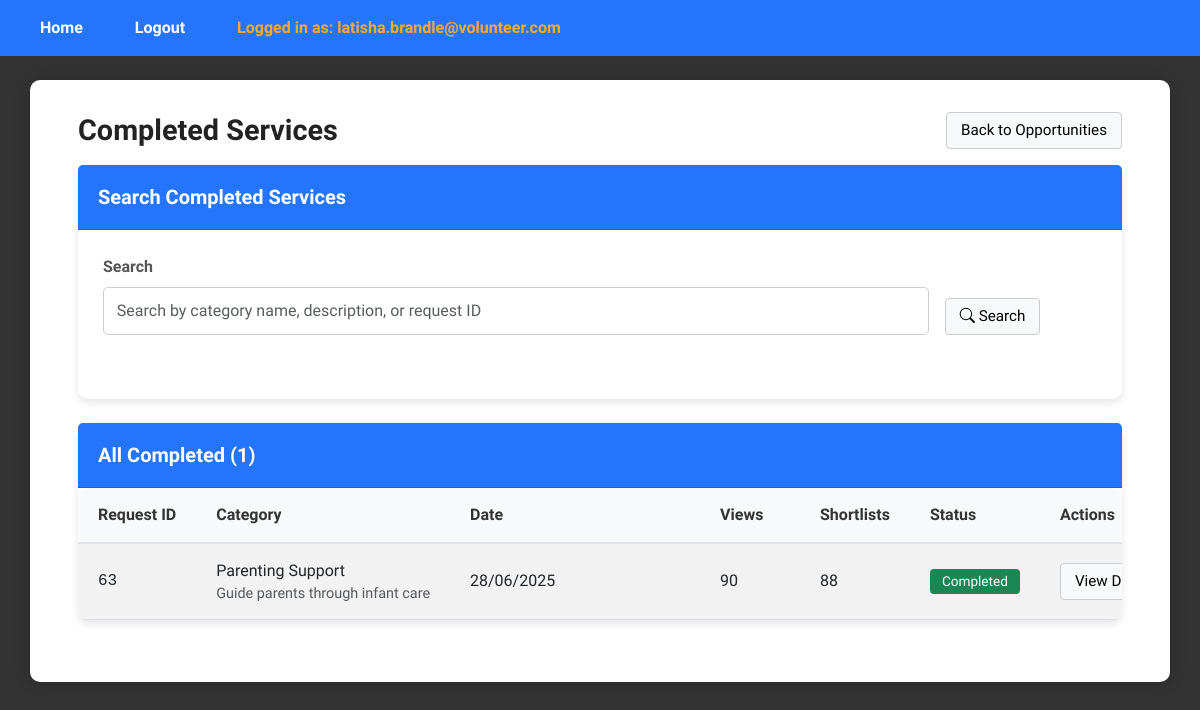
Page /ViewCompletedServicesPage (signed in) on the earlier database version.
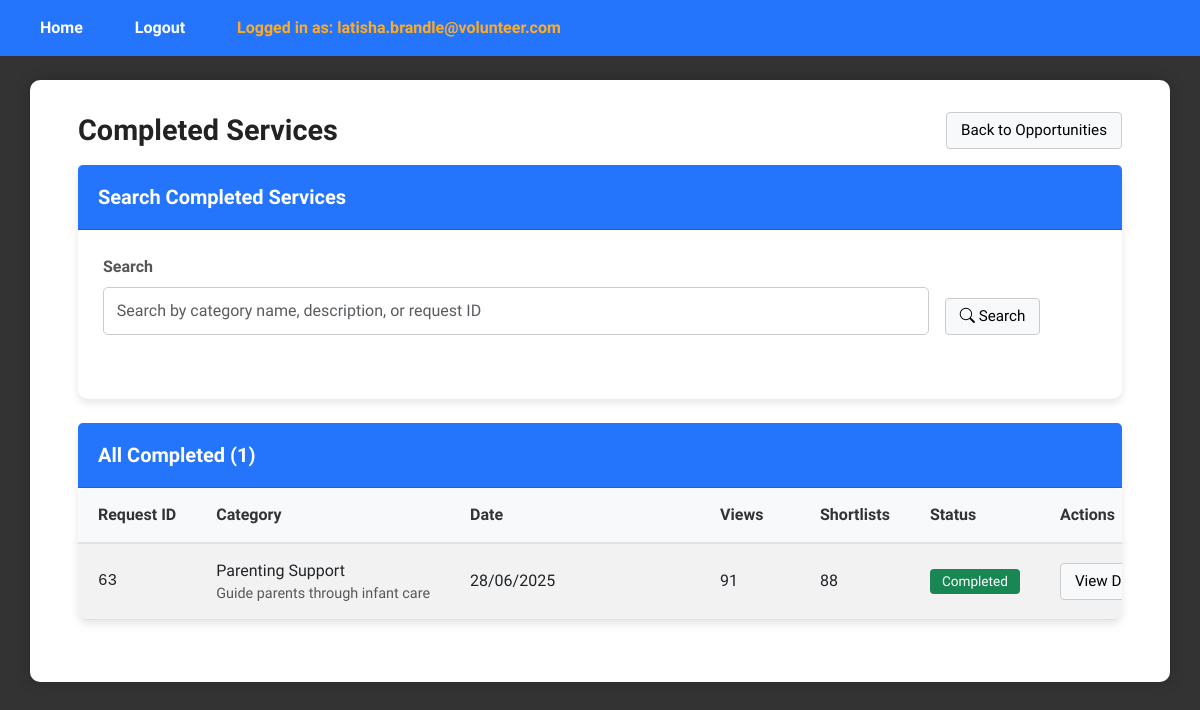
Same page on the later database version.
### tables this page shows
CREATE TABLE request (
    request_id INTEGER PRIMARY KEY AUTOINCREMENT,
    pin_user_id INT,
    csrrep_user_id INT DEFAULT NULL,
    category_id INT,
    request_status BOOLEAN, --0 means uncompleted, 1 means completed
    request_date DATETIME,
    request_view_count INT,
    request_shortlist_count INT,
    FOREIGN KEY (pin_user_id) REFERENCES user(user_id),
    FOREIGN KEY (csrrep_user_id) REFERENCES user(user_id),
    FOREIGN KEY (category_id) REFERENCES category(category_id)
);

CREATE TABLE category (
    category_id INTEGER PRIMARY KEY AUTOINCREMENT,
    category_name VARCHAR(30),
    category_desc TEXT
);

### app.py (the view)
@app.route("/ViewCompletedServicesPage", methods=["GET", "POST"])
def viewCompletedServicesPage():
    if 'email' not in session:
        return redirect(url_for('login'))
    if session['role_id'] != 4:  # Assuming CSR Rep
        return redirect(url_for('login'))
    view_controller = ViewCompletedServicesController()
    services = view_controller.viewCompletedServices(session['user_id'])
    search_controller = SearchCompletedServicesController()
    shortlist_keyword = (request.args.get('shortlist_keyword') or "").strip()
    if shortlist_keyword:
        services = search_controller.searchCompletedServices(session['user_id'], shortlist_keyword)
    return render_template("csr/ViewCompletedServicesPage.html",
                         services=services,
                         shortlist_keyword=shortlist_keyword)

### controllers/csrrep/ViewCompletedServicesController.py (called while the page is built)
    def viewCompletedServices(self, user_id):
        request = Request()
        return request.viewCompletedServices(user_id)

### database/database_management.py (called while the page is built)
def dbConnection():
    return sqlite3.connect("database/volunteer_system.db")

### entities/Request.py (called while the page is built)
    def viewCompletedServices(self, csrrep_user_id):
        conn = database_management.dbConnection()
        conn.row_factory = sqlite3.Row
        cursor = conn.cursor()
        print(csrrep_user_id)
        cursor.execute("""
        SELECT * FROM request r LEFT JOIN category c ON r.category_id = c.category_id WHERE r.csrrep_user_id = ? AND r.request_status = 1
        """, (csrrep_user_id,))
        rows = cursor.fetchall()
        conn.close()
        return [Request(**dict(row)) for row in rows] if rows else []

### templates/csr/ViewCompletedServicesPage.html (shortened to what this page needs)
{% extends "layout.html" %}
{% block content %}
<div class="dashboard-wrapper">
  <div class="dashboard-container">
    <div class="d-flex justify-content-between align-items-center mb-3">
      <h1 class="m-0">Completed Services</h1>
      <div class="d-flex gap-2 align-items-center">
        <a href="{{ url_for('viewOpportunitiesPage') }}" class="plain-btn">Back to Opportunities</a>
      </div>
    </div>
    <form class="card mb-4" method="get" action="{{ url_for('viewCompletedServicesPage') }}">
      <div class="card-header">
        <h5 class="m-0">Search Completed Services</h5>
      </div>
      <div class="card-body row g-3">
        <div class="col-md-10">
          <label class="form-label">Search</label>
          <input name="shortlist_keyword"
                  id="shortlistKeywordInput"
                 type="text"
                 class="form-control"
                 value="{{ request.args.get('shortlist_keyword', '') }}"
                 placeholder="Search by category name, description, or request ID">
        </div>
        <div class="col-md-2 d-flex align-items-end">
          <button class="plain-btn" type="submit">
            <i class="bi bi-search"></i> Search
          </button>
        </div>
      </div>
    </form>
    {% if not services %}
      <div class="card">
        <div class="card-body">
          <p class="m-0">No completed services found.</p>
        </div>
      </div>
    {% else %}
      <div class="card">
        <div class="card-header d-flex justify-content-between align-items-center">
          <h5 class="m-0">All Completed ({{ services|length }})</h5>
        </div>
        <div class="card-body p-0">
          <div class="table-responsive">
            <table class="table table-striped table-hover m-0 align-middle">
              <thead class="table-light">
                <tr>
                  <th style="width: 90px;">Request ID</th>
                  <th>Category</th>
                  <th style="width: 160px;">Date</th>
                  <th style="width: 110px;">Views</th>
                  <th style="width: 130px;">Shortlists</th>
                  <th style="width: 120px;">Status</th>
                  <th style="width: 220px;">Actions</th>
                </tr>
              </thead>
              <tbody>
                {% for r in services %}
                <tr>
                  <td class="text-monospace">{{ r.request_id }}</td>
                  <td>
                    {% if r.category_name %}
                      {{ r.category_name }}
                      {% if r.category_desc %}
                        <div class="text-muted" style="font-size:.9rem;">{{ r.category_desc }}</div>
                      {% endif %}
                    {% else %}
                      Category {{ r.category_id }}
                    {% endif %}
                  </td>
                  <td>{{ r.request_date }}</td>
                  <td>{{ r.request_view_count if r.request_view_count is not none else 0 }}</td>
                  <td>{{ r.request_shortlist_count if r.request_shortlist_count is not none else 0 }}</td>
                  <td><span class="badge bg-success">Completed</span></td>
                  <td>
                    <div class="btn-toolbar" role="toolbar" style="gap:8px; flex-wrap:wrap;">
                      <a class="plain-btn"
                         href="{{ url_for('viewOpportunitiesDetailsPage', request_id=r.request_id) }}">
                        View Details
                      </a>
                    </div>
                  </td>
                </tr>
                {% endfor %}
              </tbody>
            </table>
          </div>
        </div>
      </div>
    {% endif %}
  </div>
</div>
{% endblock %}

Differences in the rows shown:
changed request "Parenting Support": request_view_count "90" → "91"
